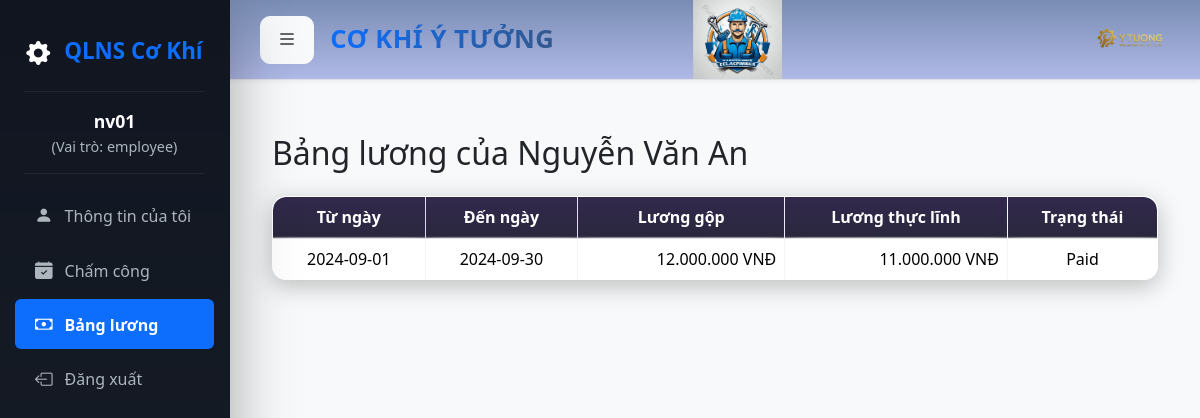
Screenshot of /payroll_employee.php (signed in) with the database file from the repository.
### tables this page shows
CREATE TABLE employees (
  id INT AUTO_INCREMENT PRIMARY KEY,
  employee_code VARCHAR(50) UNIQUE,
  full_name VARCHAR(200),
  dob DATE,
  gender ENUM('M','F'),
  address VARCHAR(255),
  phone VARCHAR(50),
  email VARCHAR(150),
  join_date DATE,
  department_id INT,
  position_id INT,
  FOREIGN KEY (department_id) REFERENCES departments(id),
  FOREIGN KEY (position_id) REFERENCES positions(id)
);

CREATE TABLE payrolls (
  id INT AUTO_INCREMENT PRIMARY KEY,
  employee_id INT,
  period_from DATE,
  period_to DATE,
  gross_salary DECIMAL(12,2),
  net_salary DECIMAL(12,2),
  status ENUM('draft','finalized','paid') DEFAULT 'draft',
  FOREIGN KEY (employee_id) REFERENCES employees(id)
);

### payroll_employee.php (the view, shortened to what this page needs)
<?php
require_once "inc/db.php";
$stmt = $pdo->prepare("
    SELECT e.id AS employee_id, e.full_name
    FROM users u
    JOIN employees e ON u.employee_id = e.id
    WHERE u.id = ?
");
$stmt->execute([$_SESSION['user_id']]);
$user = $stmt->fetch(PDO::FETCH_ASSOC);
$employee_id = $user['employee_id'];
$payrolls_stmt = $pdo->prepare("
    SELECT p.*, e.full_name
    FROM payrolls p
    JOIN employees e ON p.employee_id = e.id
    WHERE p.employee_id = ?
    ORDER BY p.period_from DESC
");
$payrolls_stmt->execute([$employee_id]);
$payrolls = $payrolls_stmt->fetchAll(PDO::FETCH_ASSOC);
include "inc/header.php";
?>
<div class="container mt-4">
    <h2 class="text-dark mb-4">Bảng lương của <?= htmlspecialchars($user['full_name']) ?></h2>
    <?php if ($payrolls): ?>
        <table class="table table-bordered table-hover">
            <thead class="table-dark text-center">
                <tr>
                    <th>Từ ngày</th>
                    <th>Đến ngày</th>
                    <th>Lương gộp</th>
                    <th>Lương thực lĩnh</th>
                    <th>Trạng thái</th>
                </tr>
            </thead>
            <tbody>
                <?php foreach ($payrolls as $p): ?>
                    <tr class="text-center">
                        <td><?= $p['period_from'] ?></td>
                        <td><?= $p['period_to'] ?></td>
                        <td class="text-end"><?= number_format($p['gross_salary'], 0, ',', '.') ?> VNĐ</td>
                        <td class="text-end"><?= number_format($p['net_salary'], 0, ',', '.') ?> VNĐ</td>
                        <td><?= ucfirst($p['status']) ?></td>
                    </tr>
                <?php endforeach; ?>
            </tbody>
        </table>
    <?php else: ?>
        <div class="alert alert-warning">Chưa có bảng lương nào được tạo cho bạn.</div>
    <?php endif; ?>
</div>
<?php include "inc/footer.php"; ?>

### assets/css/style.css (style rules this page uses)
:root { --bg-1: #0b0f19; --bg-2: #0f172a; --panel: rgba(17, 25, 40, 0.65); --panel-border: rgba(255, 255, 255, 0.08); --text: #e2e8f0; --muted: #94a3b8; --primary: #7c3aed; --primary-600: #6d28d9; --primary-700: #5b21b6; --success: #22d3ee; --danger: #f43f5e; --warning: #f59e0b; --surface-blur: blur(12px); --radius: 14px; --shadow-sm: 0 6px 24px rgba(0, 0, 0, 0.25); --shadow-lg: 0 20px 60px rgba(0, 0, 0, 0.35); }
body { background: radial-gradient( 1200px 800px at 10% 10%, rgba(124, 58, 237, 0.16), transparent 40% ), radial-gradient( 900px 700px at 90% 20%, rgba(34, 211, 238, 0.12), transparent 45% ), radial-gradient( 800px 600px at 30% 80%, rgba(244, 63, 94, 0.1), transparent 45% ), linear-gradient(180deg, var(--bg-1), var(--bg-2)); color: var(--text); font-family: "Segoe UI", Tahoma, Geneva, Verdana, sans-serif; min-height: 100vh; -webkit-font-smoothing: antialiased; }
table { background: var(--panel); backdrop-filter: var(--surface-blur); -webkit-backdrop-filter: var(--surface-blur); border: 1px solid var(--panel-border); border-radius: var(--radius); overflow: hidden; box-shadow: var(--shadow-sm); }
table th, table td { vertical-align: middle; color: var(--text); border-color: rgba(148, 163, 184, 0.12) !important; }
table th { text-align: center; background: linear-gradient( 180deg, rgba(124, 58, 237, 0.18), rgba(124, 58, 237, 0.1) ); color: #faf5ff; }
@media (prefers-color-scheme: light) { :root { --bg-1: #f5f7fb; --bg-2: #e9eef7; --panel: rgba(255, 255, 255, 0.75); --panel-border: rgba(15, 23, 42, 0.08); --text: #0f172a; --muted: #475569; } }
@media (prefers-color-scheme: light) { body { color: var(--text); } }
@media (prefers-color-scheme: light) { table th { color: #2e1065; } }
.table { position: relative; isolation: isolate; }
.table thead th { position: sticky; top: 0; z-index: 2; backdrop-filter: var(--surface-blur); -webkit-backdrop-filter: var(--surface-blur); box-shadow: inset 0 -1px 0 rgba(255, 255, 255, 0.06), 0 2px 12px rgba(0, 0, 0, 0.15); }
.table::before { content: ""; position: absolute; inset: -1px; border-radius: calc(var(--radius) + 6px); background: radial-gradient( 1200px 400px at 20% -10%, rgba(124, 58, 237, 0.25), transparent 40% ), radial-gradient( 900px 300px at 120% -20%, rgba(34, 211, 238, 0.22), transparent 45% ); filter: blur(14px); z-index: -1; pointer-events: none; }
.table tbody tr { transition: transform 0.18s ease, box-shadow 0.18s ease, background 0.18s ease, border-color 0.18s ease; }

### inc/header.php (style rules this page uses)
body { background-color: #f8f9fa; font-family: 'Segoe UI', Tahoma, Geneva, Verdana, sans-serif; overflow-x: hidden; }

### rows the page displays
employees: full_name "Nguyễn Văn An"
payrolls: period_from "2024-09-01", period_to "2024-09-30", gross_salary "12.000.000", net_salary "11.000.000", status "Paid"

### other values shown
$_SESSION['username'] "nv01"
$role "employee"
